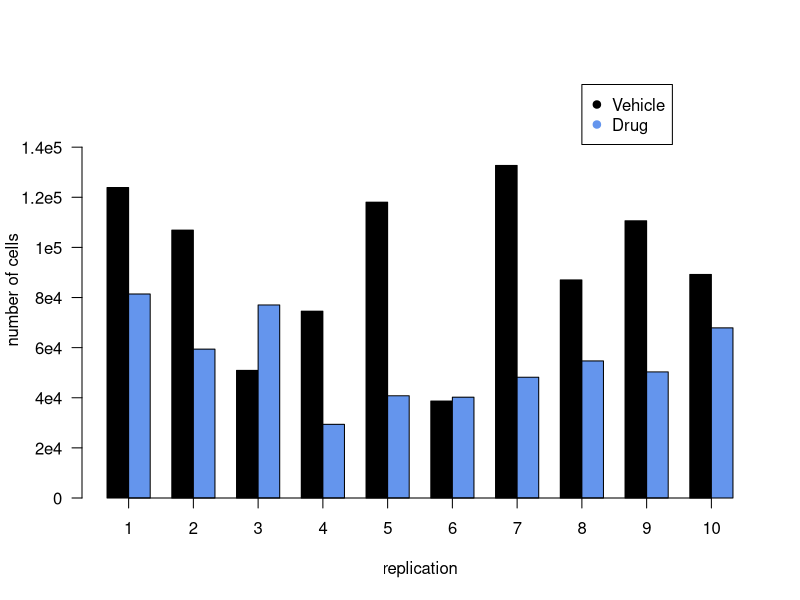

Reproduce this figure in R.
## ---- chunk 1
veh =  c(123882,106883,50919,74551,118046,38686,132710,87012,110617,89205)
drug = c(81399,59396,77027,29396,40791,40224,48185,54700,50314,67893)
results = 1:20
results[ seq(from=1, to=19, by=2) ] = veh
results[ seq(from=2, to=20, by=2) ] = drug
colors = rep(c("black", "cornflowerblue"), 10)
barplot(results, col=colors, space=c(0, 0,1,0,1,0,1,0,1,0,1,0,1,0,1,0,1,0, 1, 0),  
        xlab="replication", ylab="number of cells", ylim=c(0, 166000), axes=FALSE )
lbls = c( "0", "2e4", "4e4", "6e4", "8e4", "1e5", "1.2e5", "1.4e5" )
axis(2, at=seq(from=0, to=140000, by=20000), labels=lbls, las=1 )
axis(1, at=seq(from=1, to=30, by=3), labels=1:10, las=1 )
legend(22, 1.65e5, c("Vehicle","Drug"), col=c("black", "cornflowerblue"), pch=19)

